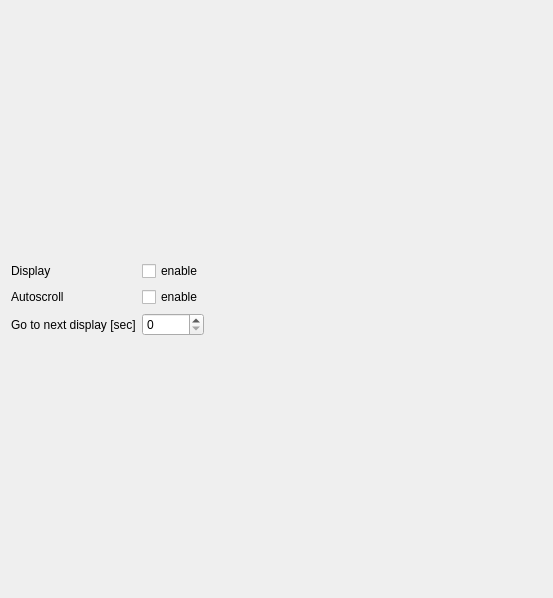
<?xml version="1.0" encoding="UTF-8"?>
<ui version="4.0">
 <class>DisplaySettViewer</class>
 <widget class="QWidget" name="DisplaySettViewer">
  <property name="geometry">
   <rect>
    <x>0</x>
    <y>0</y>
    <width>553</width>
    <height>598</height>
   </rect>
  </property>
  <property name="windowTitle">
   <string>Form</string>
  </property>
  <layout class="QVBoxLayout" name="vl4wdgt">
   <item>
    <layout class="QGridLayout" name="gridLayout">
     <item row="0" column="0">
      <widget class="QLabel" name="label_3">
       <property name="text">
        <string>Display</string>
       </property>
      </widget>
     </item>
     <item row="0" column="1">
      <widget class="QCheckBox" name="cbxEnableDisplay">
       <property name="text">
        <string>enable</string>
       </property>
      </widget>
     </item>
     <item row="1" column="0">
      <widget class="QLabel" name="label">
       <property name="text">
        <string>Autoscroll</string>
       </property>
      </widget>
     </item>
     <item row="1" column="1">
      <widget class="QCheckBox" name="cbxEnableAutoScroll">
       <property name="text">
        <string>enable</string>
       </property>
      </widget>
     </item>
     <item row="2" column="0">
      <widget class="QLabel" name="label_2">
       <property name="text">
        <string>Go to next display [sec]</string>
       </property>
      </widget>
     </item>
     <item row="2" column="1">
      <widget class="QSpinBox" name="sbAutoscrollSec">
       <property name="minimum">
        <number>0</number>
       </property>
       <property name="maximum">
        <number>255</number>
       </property>
      </widget>
     </item>
     <item row="2" column="2">
      <spacer name="horizontalSpacer">
       <property name="orientation">
        <enum>Qt::Horizontal</enum>
       </property>
       <property name="sizeHint" stdset="0">
        <size>
         <width>40</width>
         <height>20</height>
        </size>
       </property>
      </spacer>
     </item>
    </layout>
   </item>
  </layout>
 </widget>
 <resources/>
 <connections/>
</ui>
